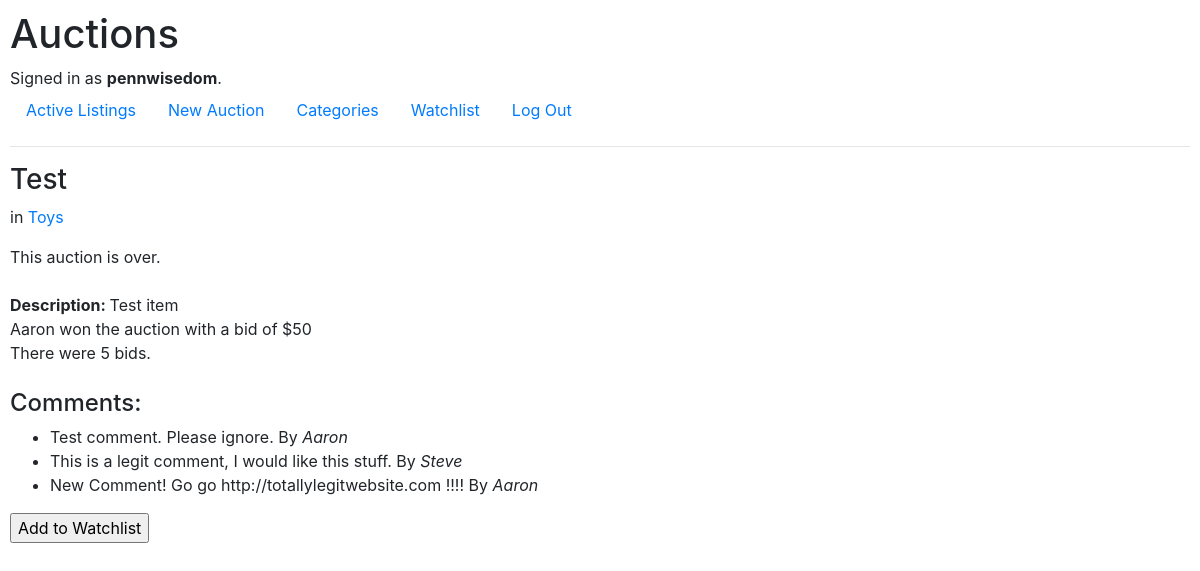
The app's page /listing/1 (signed in) with its own data.
### auctions/models.py (models this page shows, shortened)
class User(AbstractUser):
    pass

class Listing(models.Model):
    user = models.ForeignKey(User, on_delete=models.CASCADE, related_name="creator")
    title = models.CharField(max_length=64)
    description = models.CharField(max_length=256)
    category = models.CharField(max_length=64)
    image = models.CharField(max_length=256, blank=True)
    end = models.BooleanField(default=False)

class Bid(models.Model):
    user = models.ForeignKey(User, on_delete=models.CASCADE, related_name="bidder")
    listing = models.ForeignKey(Listing, on_delete=models.CASCADE, related_name="bids")
    bid = models.IntegerField()
    class Meta:
        get_latest_by = "id"

class Comment(models.Model):
    user = models.ForeignKey(User, on_delete=models.CASCADE, related_name="commenter")
    text = models.CharField(max_length=256)
    listings = models.ForeignKey(Listing, on_delete=models.CASCADE, related_name="comments")

### auctions/views.py (the view, shortened to what this page needs)
# urls.py: path("listing/<str:list_id>", views.listing, name="listing"),
@login_required
def listing(request, list_id):
    if Listing.objects.get(pk=list_id).end == True:
        return render(request, "auctions/listing.html", {"listing": Listing.objects.get(pk=list_id),
    "comments": Comment.objects.filter(listings=list_id), "end": "This auction is over."})

### auctions/templates/auctions/listing.html (shortened to what this page needs)
{% extends "auctions/layout.html" %}
{% block body %}
    <h3>{{ listing.title }}</h3> <p>in <a href="{% url 'category' listing.category %}">{{ listing.category}}</a> </p>
    {% if end %}{{ end }}{% endif %}
    <div id="info">
        <br>
        <span><strong>Description: </strong>{{ listing.description }}</span>
        <br>
        {% if not end %}
            {% if not listing.bids.latest.bid %}
                <span>There are no bids yet.</span>
            {% else %}
                <span>The current bid is ${{ listing.bids.latest.bid }} made by {{ listing.bids.latest.user }}.</span>
                <br>
                <span>There have been {{ listing.bids.all.count }} bids.</span>
            {% endif %}
        {% else %}
        <span>{{ listing.bids.latest.user }} won the auction with a bid of ${{ listing.bids.latest.bid }}</span>
        <br>
        <span>There were {{ listing.bids.all.count }} bids.</span>
        {% endif %}
    </div>
    <div id="comments">
        <br>
        <h4>Comments:</h4>
        <ul>
            {% for comment in comments%}
            <li>{{ comment.text | safe }} By <i>{{ comment.user }}</i></li>
            {% endfor %}
        </ul>
    </div>
{% if not watch %}
<form action="{% url 'watchlist' listing.id %}" method="post">
    <input type="submit" name="watchlistform" value="Add to Watchlist">
</form>
{% else %}
<form action="{% url 'watchlist' listing.id %}" method="post">
    {% csrf_token %}
    <input type="submit" name="remove" value="Remove from Watchlist">
</form>
{% endif %}
{% endblock %}

### auctions/templates/auctions/layout.html (shortened to what this page needs)
{% load static %}
<!DOCTYPE html>
<html lang="en">
    <head>
        <link rel="stylesheet" href="https://stackpath.bootstrapcdn.com/bootstrap/4.4.1/css/bootstrap.min.css">
        <link href="{% static 'auctions/styles.css' %}" rel="stylesheet">
    </head>
    <body>
        <h1>Auctions</h1>
        <div>
            {% if user.is_authenticated %}
                Signed in as <strong>{{ user.username }}</strong>.
            {% else %}
                Not signed in.
            {% endif %}
        </div>
        <ul class="nav">
            <li class="nav-item">
                <a class="nav-link" href="{% url 'index' %}">Active Listings</a>
            </li>
            {% if user.is_authenticated %}
            <li class="nav-item">
                <a class="nav-link" href="{% url 'create' %}">New Auction</a>
            </li>
            <li class="nav-item">
                <a class="nav-link" href="{% url 'categories' %}">Categories</a>
            </li>
            <li class="nav-item">
                <a class="nav-link" href="{% url 'watchlist' %}">Watchlist</a>
            </li>
                <li class="nav-item">
                    <a class="nav-link" href="{% url 'logout' %}">Log Out</a>
                </li>
            {% endif %}
        </ul>
        <hr>
        {% block body %}
        {% endblock %}
    </body>
</html>

### auctions/static/auctions/styles.css (style rules this page uses)
body { padding: 10px; }

### records on screen
User: username "pennwisedom"
Listing: title "Test", category "Toys", description "Test item", bids.latest.user "Aaron", bids.latest.bid "50", bids.all.count "5"
Comment: text "Test comment. Please ignore.", user "Aaron"
Comment: text "This is a legit comment, I would like this stuff.", user "Steve"
Comment: text "New Comment! Go go http://totallylegitwebsite.com !!!!", user "Aaron"

### other values on screen
{{ end }} "This auction is over."
